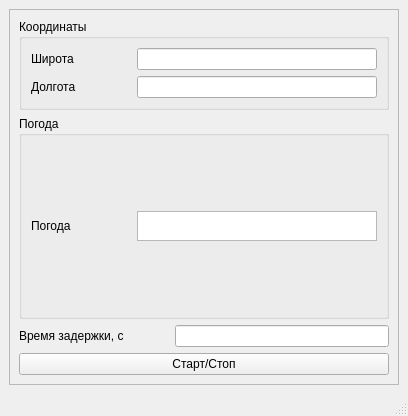
<?xml version="1.0" encoding="UTF-8"?>
<ui version="4.0">
 <class>MainWindow</class>
 <widget class="QMainWindow" name="MainWindow">
  <property name="geometry">
   <rect>
    <x>0</x>
    <y>0</y>
    <width>408</width>
    <height>416</height>
   </rect>
  </property>
  <property name="windowTitle">
   <string>MainWindow</string>
  </property>
  <widget class="QWidget" name="centralwidget">
   <layout class="QGridLayout" name="gridLayout">
    <item row="0" column="0">
     <widget class="QScrollArea" name="scrollArea">
      <property name="widgetResizable">
       <bool>true</bool>
      </property>
      <widget class="QWidget" name="scrollAreaWidgetContents">
       <property name="geometry">
        <rect>
         <x>0</x>
         <y>0</y>
         <width>382</width>
         <height>339</height>
        </rect>
       </property>
       <layout class="QGridLayout" name="gridLayout_4">
        <item row="0" column="0">
         <widget class="QGroupBox" name="coordinates_groupBox">
          <property name="title">
           <string>Координаты</string>
          </property>
          <layout class="QGridLayout" name="gridLayout_2">
           <item row="0" column="0">
            <layout class="QHBoxLayout" name="horizontalLayout">
             <item>
              <widget class="QLabel" name="shirota_label">
               <property name="minimumSize">
                <size>
                 <width>100</width>
                 <height>0</height>
                </size>
               </property>
               <property name="maximumSize">
                <size>
                 <width>16777215</width>
                 <height>30</height>
                </size>
               </property>
               <property name="text">
                <string>Широта</string>
               </property>
              </widget>
             </item>
             <item>
              <widget class="QLineEdit" name="shirota_lineEdit"/>
             </item>
            </layout>
           </item>
           <item row="1" column="0">
            <layout class="QHBoxLayout" name="horizontalLayout_3">
             <item>
              <widget class="QLabel" name="shirota_label_3">
               <property name="minimumSize">
                <size>
                 <width>100</width>
                 <height>0</height>
                </size>
               </property>
               <property name="maximumSize">
                <size>
                 <width>16777215</width>
                 <height>30</height>
                </size>
               </property>
               <property name="text">
                <string>Долгота</string>
               </property>
              </widget>
             </item>
             <item>
              <widget class="QLineEdit" name="dolgota_lineEdit"/>
             </item>
            </layout>
           </item>
          </layout>
         </widget>
        </item>
        <item row="1" column="0">
         <widget class="QGroupBox" name="weather_groupBox">
          <property name="title">
           <string>Погода</string>
          </property>
          <layout class="QGridLayout" name="gridLayout_3">
           <item row="0" column="0">
            <layout class="QHBoxLayout" name="horizontalLayout_4">
             <item>
              <widget class="QLabel" name="weather_label">
               <property name="minimumSize">
                <size>
                 <width>100</width>
                 <height>0</height>
                </size>
               </property>
               <property name="maximumSize">
                <size>
                 <width>16777215</width>
                 <height>30</height>
                </size>
               </property>
               <property name="text">
                <string>Погода</string>
               </property>
              </widget>
             </item>
             <item>
              <widget class="QPlainTextEdit" name="weather_plainTextEdit">
               <property name="maximumSize">
                <size>
                 <width>16777215</width>
                 <height>30</height>
                </size>
               </property>
               <property name="readOnly">
                <bool>true</bool>
               </property>
              </widget>
             </item>
            </layout>
           </item>
          </layout>
         </widget>
        </item>
        <item row="2" column="0">
         <layout class="QHBoxLayout" name="horizontalLayout_5">
          <item>
           <widget class="QLabel" name="time_label">
            <property name="minimumSize">
             <size>
              <width>150</width>
              <height>0</height>
             </size>
            </property>
            <property name="maximumSize">
             <size>
              <width>16777215</width>
              <height>30</height>
             </size>
            </property>
            <property name="text">
             <string>Время задержки, с</string>
            </property>
           </widget>
          </item>
          <item>
           <widget class="QLineEdit" name="lineEdit">
            <property name="maximumSize">
             <size>
              <width>16777215</width>
              <height>30</height>
             </size>
            </property>
           </widget>
          </item>
         </layout>
        </item>
        <item row="3" column="0">
         <widget class="QPushButton" name="start_pushButton">
          <property name="text">
           <string>Старт/Стоп</string>
          </property>
         </widget>
        </item>
       </layout>
      </widget>
     </widget>
    </item>
   </layout>
  </widget>
  <widget class="QMenuBar" name="menubar">
   <property name="geometry">
    <rect>
     <x>0</x>
     <y>0</y>
     <width>408</width>
     <height>24</height>
    </rect>
   </property>
  </widget>
  <widget class="QStatusBar" name="statusbar"/>
 </widget>
 <resources/>
 <connections/>
</ui>
